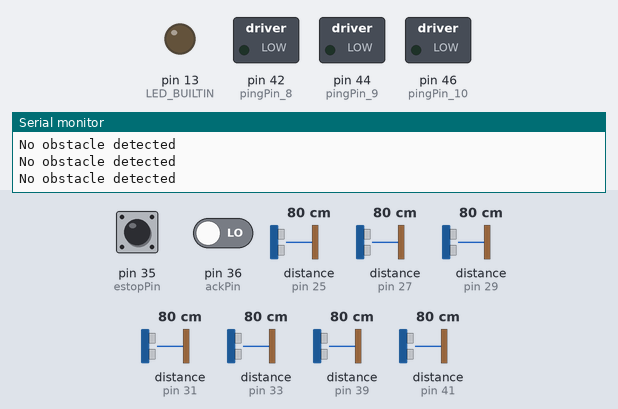
Simulated run of this sketch. Board: Arduino Mega 2560, built with avr-gcc and run on an emulated ATmega2560. Parts: switched loads named in the sketch (green lamp = pin HIGH), output pins drawn as LEDs (lit = HIGH), the last lines printed to the serial monitor. Wiring (inferred from the names in the program): 7 × ultrasonic range finder: trigger pin 24, echo pin 25 / trigger pin 26, echo pin 27 / trigger pin 28, echo pin 29 / trigger pin 30, echo pin 31 / trigger pin 32, echo pin 33 / trigger pin 38, echo pin 39 / trigger pin 40, echo pin 41. The test bench sets the inputs (shaded band); at power-on: distance to the obstacle (sensors on pin 25, pin 29, pin 27, pin 31, pin 33, pin 39, pin 41) 80 cm, pin 35 (estopPin) LOW, pin 36 (ackPin) LOW. The echo pulse lasts 58.3 µs per cm; the ROS host is connected and sends only what is stated; pins used as bus, display or sensor lines are not drawn.

Above: at 1.2 s.
1.3 s: distance to the obstacle (sensor on pin 25) set to 18 cm
2.8 s: distance to the obstacle (sensor on pin 25) set to 14 cm
At 4.0 s:
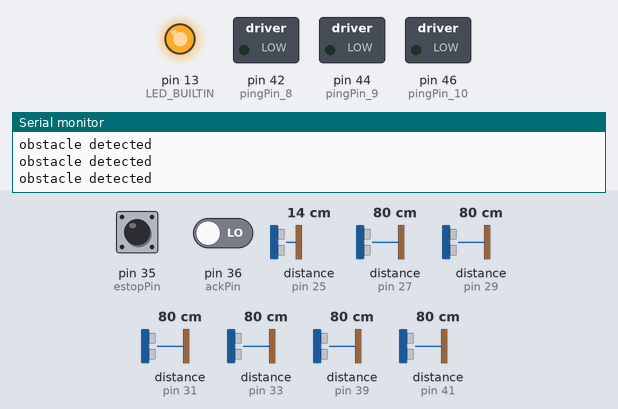
4.3 s: distance to the obstacle (sensor on pin 25) set to 5 cm
5.8 s: distance to the obstacle (sensor on pin 25) set to 2 cm
At 6.5 s:
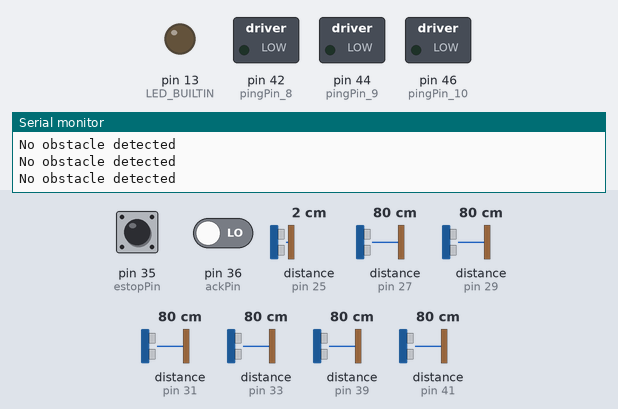
7.4 s: distance to the obstacle (sensor on pin 25) set to 4 cm
At 8.7 s:
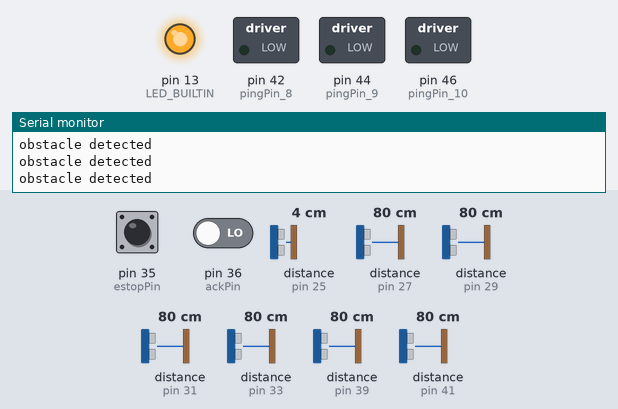
9.0 s: distance to the obstacle (sensor on pin 29) set to 9 cm
Timing chart, 0 to 12.0 s (numbered marks = the images above; inputs shaded):
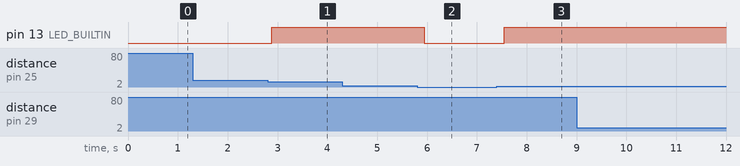

The sketch:

aris_arduino.ino
```cpp
/*
 * rosserial Ultrasound Example
 *
 * This example is for the ARIS Project developed at Hochschule Darmstadt.
 */
#include <ros.h>
#include <ros/time.h>
#include <std_msgs/Bool.h>

#define MIN_SAFE_DISTANCE  2
#define MAX_SAFE_DISTANCE 15
#define NUM_OF_SENSORS    10

  ros::NodeHandle  nh;

  std_msgs::Bool ultrasonic_msg;
  std_msgs::Bool ack_msg;
  std_msgs::Bool estop_msg;

  ros::Publisher pub_ack( "/aris_ack", &ack_msg);
  ros::Publisher pub_estop( "/aris_estop", &estop_msg);
  ros::Publisher pub_us( "/aris_US", &ultrasonic_msg);

  // this constant won't change. It's the pin number of the sensor's output:
  const int pingPin_1 = 24;
  const int echoPin_1 = 25;

  const int pingPin_2 = 26;
  const int echoPin_2 = 27;

  const int pingPin_3 = 28;
  const int echoPin_3 = 29;

  const int pingPin_4 = 30;
  const int echoPin_4 = 31;

  const int pingPin_5 = 32;
  const int echoPin_5 = 33;


  const int estopPin = 35;
  const int ackPin = 36;


  const int pingPin_6 = 38;
  const int echoPin_6 = 39;

  const int pingPin_7 = 40;
  const int echoPin_7 = 41;

  const int pingPin_8 = 42;
  const int echoPin_8 = 43;

  const int pingPin_9 = 44;
  const int echoPin_9 = 45;

  const int pingPin_10 = 46;
  const int echoPin_10 = 47;

  bool sensorStatus1 = false,sensorStatus2= false,sensorStatus3= false,sensorStatus4= false,
  sensorStatus5= false,sensorStatus6= false,sensorStatus7= false,
  sensorStatus8= false,sensorStatus9= false,sensorStatus10= false;

void setup()
{

  nh.initNode();

  pinMode(LED_BUILTIN, OUTPUT);
  digitalWrite(LED_BUILTIN, LOW);

  nh.advertise(pub_us);
  nh.advertise(pub_ack);
  nh.advertise(pub_estop);

  pinMode(echoPin_1, INPUT);
  pinMode(pingPin_1, OUTPUT);

  pinMode(echoPin_2, INPUT);
  pinMode(pingPin_2, OUTPUT);

  pinMode(echoPin_3, INPUT);
  pinMode(pingPin_3, OUTPUT);

  pinMode(echoPin_4, INPUT);
  pinMode(pingPin_4, OUTPUT);

  pinMode(echoPin_5, INPUT);
  pinMode(pingPin_5, OUTPUT);

  pinMode(echoPin_6, INPUT);
  pinMode(pingPin_6, OUTPUT);

  pinMode(echoPin_7, INPUT);
  pinMode(pingPin_7, OUTPUT);

  pinMode(echoPin_8, INPUT);
  pinMode(pingPin_8, OUTPUT);

  pinMode(echoPin_9, INPUT);
  pinMode(pingPin_9, OUTPUT);

  pinMode(echoPin_10, INPUT);
  pinMode(pingPin_10, OUTPUT);

  pinMode(estopPin, INPUT);
  pinMode(ackPin, INPUT);

  //initialize serial communication:
  Serial.begin(57600);
}


long microsecondsToInches(long microseconds) {
  // According to Parallax's datasheet for the PING))), there are 73.746
  // microseconds per inch (i.e. sound travels at 1130 feet per second).
  // This gives the distance travelled by the ping, outbound and return,
  // so we divide by 2 to get the distance of the obstacle.
  // See: http://www.parallax.com/dl/docs/prod/acc/28015-PING-v1.3.pdf
  return microseconds / 74 / 2;
}

long microsecondsToCentimeters(long microseconds) {
  // The speed of sound is 340 m/s or 29 microseconds per centimeter.
  // The ping travels out and back, so to find the distance of the object we
  // take half of the distance travelled.
  return microseconds / 29 / 2;
}


  /* Read the status of each Ultra Sonic Sensors
   * The return value is true if the sensor detects
   * an object within 2 to 15 cms.
   */
bool US_status(int ping, int echo)
{
  long duration,cm;

  bool obstacleDetected = false;

  digitalWrite(ping, LOW);
  delayMicroseconds(2);
  digitalWrite(ping, HIGH);
  delayMicroseconds(5);
  digitalWrite(ping, LOW);

  duration = pulseIn(echo, HIGH);

  cm = microsecondsToCentimeters(duration);

  if((cm < MAX_SAFE_DISTANCE) && (cm > MIN_SAFE_DISTANCE) )
     obstacleDetected = true;
  else
    obstacleDetected = false;

  return obstacleDetected;
}

  /* Check if ACK has been pressed by user.
   * return TRUE if pressed else FALSE
   */
bool ackStatus()
{
  return ((digitalRead(ackPin)) == HIGH);
}


  /* Check the final status of all ultra sonic sensors
   * If any one sensor detected an object within 2 to 15 cms,
   * return true to STOP the robot.
   */
bool sensorStatus()
{
  if(sensorStatus1 || sensorStatus2 || sensorStatus3 || sensorStatus4 || sensorStatus5
    || sensorStatus6 || sensorStatus7 || sensorStatus8 || sensorStatus9 || sensorStatus10)
  {
    Serial.print("obstacle detected\n");
    digitalWrite(LED_BUILTIN, HIGH);

    return true;
  }
  else
  {
    Serial.print("No obstacle detected\n");
    digitalWrite(LED_BUILTIN, LOW);
    return false;
  }
}


void loop()
{

  /* Read the status of each Ultra Sonic Sensors
   * The return value is true if the sensor detects
   * an object within 2 to 15 cms.
   */
  sensorStatus1 = US_status(pingPin_1,echoPin_1);
  sensorStatus2 = US_status(pingPin_2,echoPin_2);
  sensorStatus3 = US_status(pingPin_3,echoPin_3);
  sensorStatus4 = US_status(pingPin_4,echoPin_4);
  sensorStatus5 = US_status(pingPin_5,echoPin_5);
  sensorStatus6 = US_status(pingPin_6,echoPin_6);
  sensorStatus7 = US_status(pingPin_7,echoPin_7);
  /*sensorStatus8 = US_status(pingPin_8,echoPin_8);
  sensorStatus9 = US_status(pingPin_9,echoPin_9);
  sensorStatus10 = US_status(pingPin_10,echoPin_10);*/


  /* Check if ESTOP has been pressed.
   * Once Pressed, the status remains true until RESET
   */
  if((digitalRead(estopPin)) == HIGH)
   estop_msg.data = true;


  /* Check the final status of all ultra sonic sensors
   * If any one sensor detected an object within 2 to 15 cms,
   * return true to STOP the robot.
   */
  ultrasonic_msg.data = sensorStatus();


  /* Check if ACK has been pressed by user.
   * return TRUE if pressed else FALSE
   */
  ack_msg.data = ackStatus();


  /*  Publish the ROS messages to ARIS
   *  The published messages are of type std::Bool which contains the
   *  status of ACK switch, ESTOP switch and Ultra sonic sensors.
   */
  pub_us.publish(&ultrasonic_msg);
  pub_ack.publish(&ack_msg);
  pub_estop.publish(&estop_msg);

  delay(100);
  nh.spinOnce();
}
```

Measured:
- the behaviour switches between 16 and 15 cm on distance to the obstacle (sensor on pin 25) (found by bisection; images 0 and 1)
- the behaviour switches between 4 and 3 cm on distance to the obstacle (sensor on pin 25) (found by bisection; images 1 and 2)
- after the input at 2.8 s, pin 13 (LED_BUILTIN): LOW → HIGH after 0.08 s
- after the input at 5.8 s, pin 13 (LED_BUILTIN): HIGH → LOW after 0.15 s
- after the input at 7.4 s, pin 13 (LED_BUILTIN): LOW → HIGH after 0.15 s
